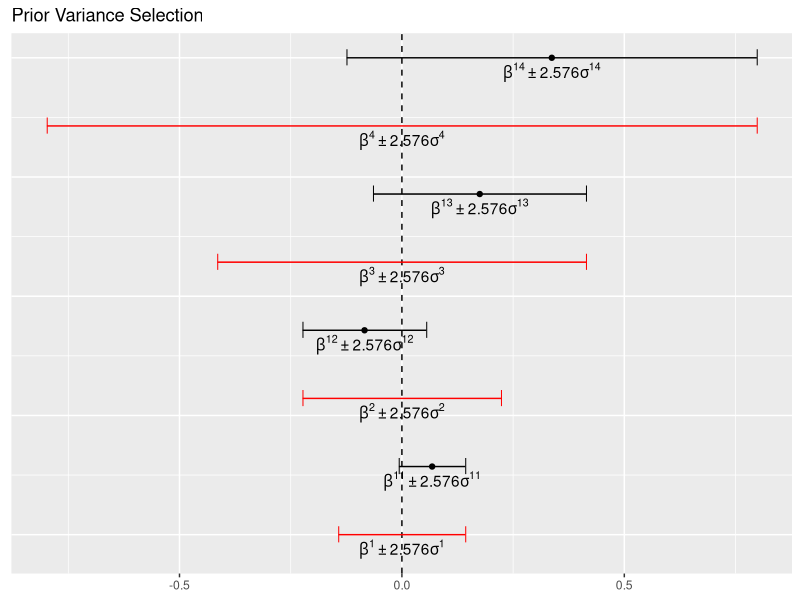

The R script that drew this image:
## ---- chunk 1

beta0<- 0
beta1<- c(0.090,0.140,1.090,1.781)
var1<- c(0.029,0.054,0.093,0.179)
var1<- var1^2
pi0<- rep(1/3,3)

## ---- chunk 2

## variance of prior 
## REFERENCE : Combining Statistical evidence from several Studies , Kuiper et al, page 9 (69-70) and Figure 2.
#beta  = vector of parameter estimates where beta[i] is for ith study 
#sigma  = vector of standard errors where sigma[i] is for ith study 

prior.var<- function(beta,sigma, percent = 99){
  #setup
  data<- matrix(0, ncol = 2 , nrow = length(beta))
  percent<- (percent / 100)
  percent<- percent + (1-percent)/2
  multiplier<- qnorm(percent)
  # get min/max
  data[,1]<- beta - sigma*multiplier
  data[,2]<- beta + sigma*multiplier
  
  bounds<- abs(data)
  output <- apply(X = bounds,MARGIN = 1,max)
  output <- ((output / multiplier))^2 
  output
}


## ---- chunk 3

var0<- prior.var(beta1,sigma = sqrt(var1))
var0

## ---- chunk 4

## Unconstrained posterior parameters 
## REFERENCE : Combining Statistical evidence from several Studies , Kuiper et al, page 9 (70) .


u.post.param<- function(prior.beta,prior.var,data.beta,data.var){

  beta.var<- 1/ ((1/prior.var)  + (1/data.var)) 
  beta.tilda<-(prior.beta * (1/prior.var)  + data.beta * (1/data.var))*beta.var
  
  out<- rbind(beta.tilda,beta.var)
  rownames(out)<- c("u.beta.post","u.var.post")
  out
}

## ---- chunk 5

u.post.variables <- u.post.param(prior.beta = beta0,prior.var = var0,data.beta = beta1,data.var = var1) 
u.post.variables
u.post.variables <- u.post.param(beta0,var0,beta1,var1) 
beta1.post<- u.post.variables[1,]
var1.post<- u.post.variables[2,]
## ---- chunk 6
## Unconstrained posterior proportions and Unconstrained prior proportions 
## REFERENCE : Combining Statistical evidence from several Studies , Kuiper et al, page 72.
sampl.data2<- function(n,prior.mean,posterior.mean,prior.sd,posterior.sd,hypothesis = 1){
  if(hypothesis == "1"){
    "%a%" = function(x,y){x > y}
  } else { 
    "%a%" = function(x,y) {
      x < y
    }
  }
  
  n.post<- length(posterior.mean)
  Cm<- Fm<- names.vec<- rep(0,n.post)

  Cm[]<- 0.5
  
  for(i in 1:n.post){
    Fm[i]<- mean(ifelse(rnorm(n,posterior.mean[i],posterior.sd[i]) %a% prior.mean , 1 , 0))
    
    names.vec[i]<- paste("prob.post",i,sep = "")
    
  }
  
  out<- matrix(0,ncol = (n.post), nrow = 2)
  rownames(out)<- c("Fm","Cm")
  colnames(out)<- names.vec
  out[2,]<- Cm
  out[1,]<- Fm
  out
}

## ---- chunk 7
temp.proportions<- sampl.data2(n = 100000 ,prior.mean =  0, posterior.mean = beta1.post, prior.sd = sqrt(var0) , posterior.sd = sqrt(var1.post),hypothesis = 1)
temp.proportions
## ---- chunk 8
## Calculating unconstrained Bayes Factors. 
## REFERENCE : Combining Statistical evidence from several Studies , Kuiper et al, page 72.

BF.mu.func<- function(prior.mean,posterior.mean,sd.prior,sd.posterior,n = 1000){
  #BF_0u NULL
  n.studies<- length(posterior.mean)
  name.vec<- rep(NA,n.studies)
  for(i in 1:n.studies){
    name.vec[i]<- paste0("study",i)
  }
  BF.0u<- rep(0,n.studies)
  for( i in 1:n.studies){
    BF.0u[i]<- dnorm(prior.mean,posterior.mean[i],sd.posterior[i])/dnorm(prior.mean,prior.mean,sd.prior[i]) 
  }
  
  ## Run sampler for BF.1u
  temp.proportions<- sampl.data2(n,prior.mean,posterior.mean,sd.prior,sd.posterior,hypothesis = 1)
  # BF_1u in the case m = > 
  
  ### CHECK 
  BF.1u<- temp.proportions[1,] /  temp.proportions[2,]
  
  # BF.2u in the case m = <
  
  BF.2u<- (1 - temp.proportions[1,]) / temp.proportions[2,]
  ### CHECK 
 
  out<- rbind(BF.0u,BF.1u,BF.2u)
  rownames(out)<- c("H:0","H:>","H:<")
  colnames(out)<- name.vec
  out
}

## ---- chunk 9
BF.mu<- BF.mu.func(prior.mean =  0, posterior.mean = beta1.post,sd.prior = sqrt(var0) , sd.posterior = sqrt(var1.post),n = 100000 )
BF.mu
## ---- chunk 10
### Posterior Model Probabilities for Hm  = pi1
# single update 
pi0.to.1<- function(pi0,BF){
  # Pi0 are the prior Model Probabilities and BF are the Bayes factors BF.mu for a single study
  # Careful not to use the whole matrix of BF's here !
  
  out<- (pi0*BF) / sum(pi0*BF) 
  out
}
## ---- chunk 11
pi0.to.1(pi0,BF.mu[,1])
## ---- chunk 12
## Updating evidence : 
# step 1 find pi.0m.t where t is the study number

pi.0m.t.func<- function(pi0,BF.mu){
  pmp.t<- BF.mu
  pmp.t[,1]<- pi0.to.1(pi0,BF.mu[,1]) 
  
  for(i in 2:ncol(BF.mu)){
    pmp.t[,i]<- pi0.to.1(pmp.t[,i-1],BF.mu[,i])
  }
  names.vec<- rep(0, ncol(BF.mu))
  for(i in 1:ncol(BF.mu)){
    names.vec[i]<- paste0("PMP", i )
  }
  colnames(pmp.t)<- names.vec
  pmp.t 
}

## ---- chunk 13
pi.0m.t.func(pi0,BF.mu)
## ---- chunk 14

PMP.func<- function(beta1, var1,pi0,beta0, sd.mult = 1){
  var0<- prior.var(beta1,sigma = sqrt(var1))
  var0<-var0*sd.mult

  u.post.variables <- u.post.param(prior.beta = beta0,prior.var = var0,data.beta = beta1,data.var = var1) 
  beta1.post<- u.post.variables[1,]
  var1.post<- u.post.variables[2,]

  BF.mu<- BF.mu.func(prior.mean =  0, posterior.mean = beta1.post,sd.prior = sqrt(var0) , sd.posterior = sqrt(var1.post),n = 100000 )
  
  PMP<- pi.0m.t.func(pi0 = pi0,BF.mu = BF.mu)
  PMP
}

## ---- chunk 15
beta0<- 0
var1<- c(0.029,0.054,0.093,0.179)
var1<- var1^2
#No effect
beta1<- c(0.007,0.014,0.078,0.151)
NEvar0<- prior.var(beta1,sigma = sqrt(var1))

#Small effect
beta1<- c(0.045,-0.084,0.175,0.337)
SEvar0<- prior.var(beta1,sigma = sqrt(var1))

#Mixed Effect 1 
beta1<- c(0.055,-0.102,0.153,0.151)
ME1var0<- prior.var(beta1,sigma = sqrt(var1))

### mixed effect 2 
beta1<- c(0.068,-0.084,0.175,0.337)
ME2var0<- prior.var(beta1,sigma = sqrt(var1))

### mixed effect 3 
beta1<- c(0.009,-0.084,0.175,0.337)
ME3var0<- prior.var(beta1,sigma = sqrt(var1))

## ---- chunk 16
##Sigma 
# No effect page 76

beta1<- c(0.007,0.014,0.078,0.151)

NEhalf<- PMP.func(beta1,var1,pi0,beta0 = 0,0.5)[,4]
NEone<- PMP.func(beta1,var1,pi0,beta0 = 0,1)[,4]
NEtwo<- PMP.func(beta1,var1,pi0,beta0 = 0,2)[,4]

# small effect

beta1<- c(0.045,0.084,0.175,0.337)
SEhalf<- PMP.func(beta1,var1,pi0,beta0 = 0,sd.mult = 0.5)[,4]
SEone<- PMP.func(beta1,var1,pi0,beta0 = 0,sd.mult = 1)[,4]
SEtwo<- PMP.func(beta1,var1,pi0,beta0 = 0,sd.mult = 2)[,4]

# Mixed effect page 76
beta1<- c(0.055,-0.102,0.153,0.151)
ME1half<-PMP.func(beta1,var1,pi0,beta0 = 0,sd.mult = 0.5)[,4]
ME1one<-PMP.func(beta1,var1,pi0,beta0 = 0,sd.mult = 1)[,4]
ME1two<-PMP.func(beta1,var1,pi0,beta0 = 0,sd.mult = 2)[,4]

### mixed effect 2 
beta1<- c(0.068,-0.084,0.175,0.337)
ME2half<-PMP.func(beta1,var1,pi0,beta0 = 0,sd.mult = 0.5)[,4]
ME2one<-PMP.func(beta1,var1,pi0,beta0 = 0,sd.mult = 1)[,4]
ME2two<-PMP.func(beta1,var1,pi0,beta0 = 0,sd.mult = 2)[,4]

### mixed effect 3 
beta1<- c(0.009,-0.084,0.175,0.337)
ME3half<-PMP.func(beta1,var1,pi0,beta0 = 0,sd.mult = 0.5)[,4]
ME3one<-PMP.func(beta1,var1,pi0,beta0 = 0,sd.mult = 1)[,4]
ME3two<-PMP.func(beta1,var1,pi0,beta0 = 0,sd.mult = 2)[,4]



## ---- chunk 17
library(ggplot2)
## ---- chunk 18
plot.prior.var<-function(beta,sigma,percent = 99){
  n.studies<- length(beta)
  
  data<- matrix(0, ncol = 2 , nrow = n.studies)
  y<- seq(0,1,length.out = 2*n.studies)
  y1<-y[seq_along(y)%% 2 == 0]
  y2<-y[seq_along(y)%% 2 != 0]
  percent<- (percent / 100)
  percent<- percent + (1-percent)/2
  multiplier<- qnorm(percent)
  # get min/max
  data[,1]<- beta - sigma*multiplier
  data[,2]<- beta + sigma*multiplier
  bounds<- abs(data)
  output <- apply(X = bounds,MARGIN = 1,max)
  
  X3<- 0 - output
  X4 <-0 + output
  
  data<- data.frame(data,X3,X4, y1,y2,beta)
  
  p<- ggplot(data, aes(X1,y1))
  p<-p+ geom_point(aes(X1,y1), shape = 124,size = 4) + geom_point(aes(X2,y1),shape = 124,size = 4) 
  p<- p+ geom_vline(xintercept = 0,linetype = 2 )
  p<- p + geom_segment(aes(x =X1, y = y1 , xend = X2, yend = y1))
  p<- p+ geom_point(aes(X3,y2),col = "red" ,shape = 124,size = 4) + geom_point(aes(X4,y2), col = "red",shape = 124,size = 4) 
  p<- p + geom_segment(aes(x =X3, y = y2 , xend = X4, yend = y2),col = "red")
  p<- p + geom_point(aes(beta,y1))
  p<- p+geom_text(aes(beta,y1,label = paste("beta" , "^",1,1:n.studies,"*", "'' %+-% '' ","*", round(multiplier,3),"*","sigma","^",11:14, sep = "")),parse = TRUE,nudge_y = -0.03)
  p<- p+geom_text(aes(rep(0,4),y2,label = paste("beta" , "^",1:n.studies,"*", "'' %+-% '' ","*", round(multiplier,3),"*","sigma","^",1:4, sep = "")),parse = TRUE,nudge_y = -0.03)
  p<- p + theme(axis.ticks.y = element_blank(), axis.text.y = element_blank())
  p<- p + xlab(NULL) + ylab(NULL)
  p<- p+ ggtitle("Prior Variance Selection")
  p
}
## ---- chunk 19
beta1<- c(0.068,-0.084,0.175,0.337)
sig1<- c(0.029,0.054,0.093,0.179)
plot.prior.var(beta1,sigma = sig1)
